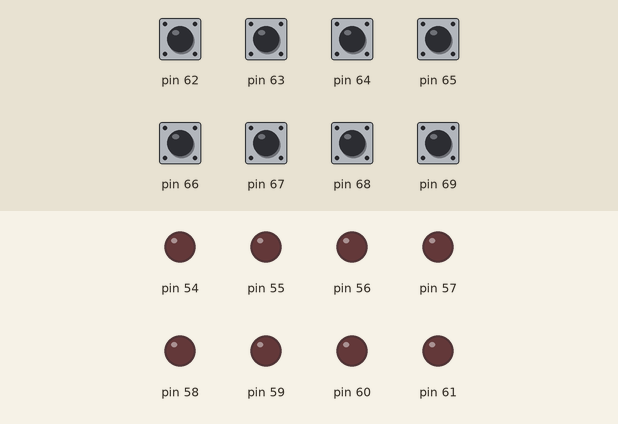
The sketch below on a simulated Arduino Mega 2560, built with avr-gcc and run on an emulated ATmega2560. Parts: output pins drawn as LEDs (lit = HIGH). Dashed ring = blinking. The inputs (shaded band) are chosen by the test bench; at power-on: pin 62–69 LOW.

Above: at 1.2 s.
1.3 s: pin 64 driven HIGH
At 3.2 s:
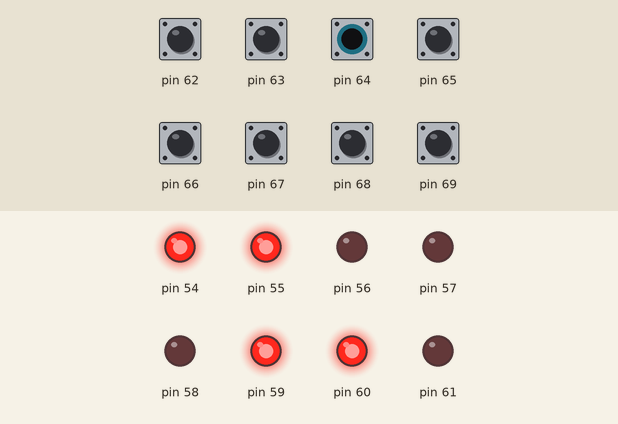
4.3 s: pin 64 driven LOW and pin 65 driven HIGH
At 5.8 s:
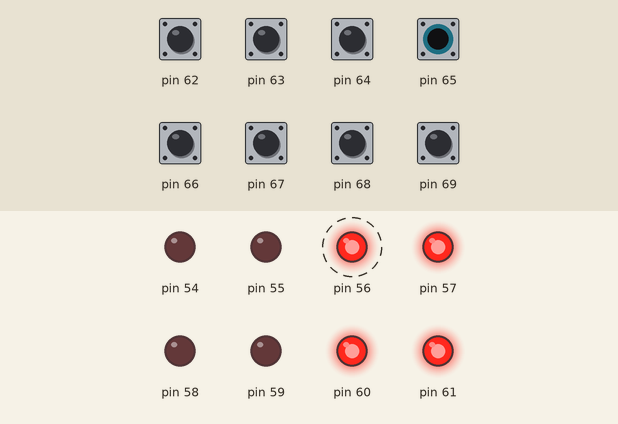
7.3 s: pin 62 driven HIGH
At 7.9 s:
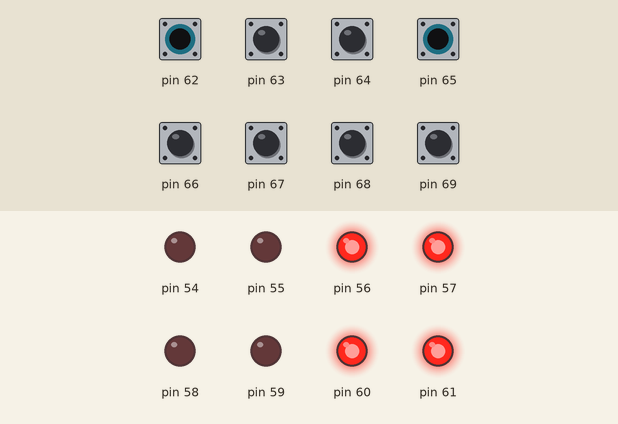
8.8 s: pin 62 driven LOW
At 9.3 s:
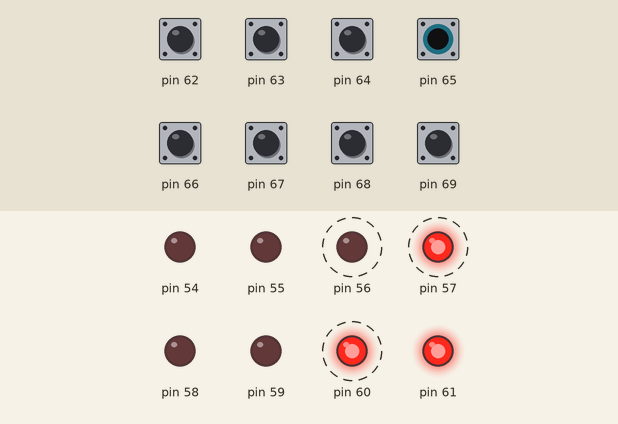
11.8 s: pin 63 driven HIGH
At 12.5 s:
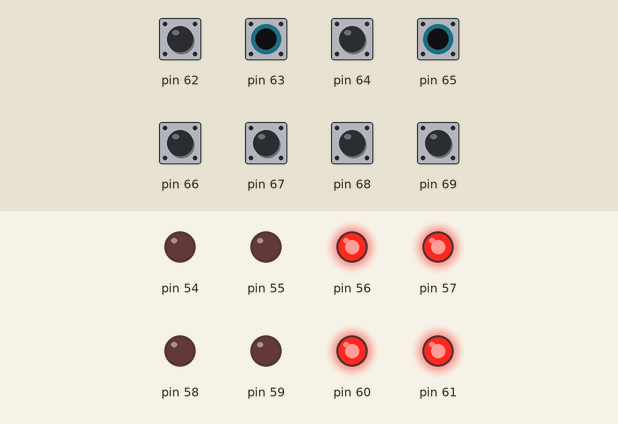
Timing chart, 0 to 14.3 s (numbered marks = the images above; inputs shaded):
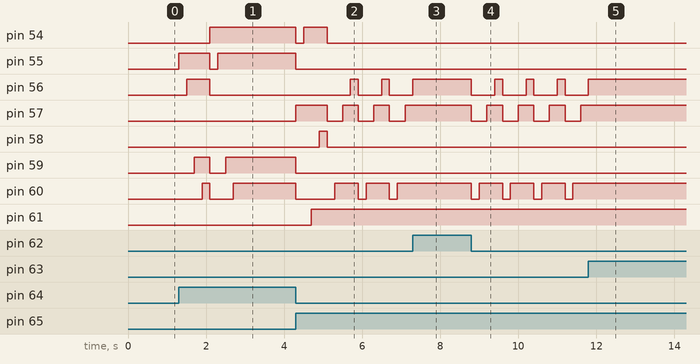

Measured:
- after the input at 1.3 s, pin 54: LOW → HIGH after 0.80 s; pin 55: LOW → HIGH at once, → LOW 0.80 s later, → HIGH 0.20 s later; pin 56: LOW → HIGH after 0.20 s, → LOW 0.60 s later; pin 59: LOW → HIGH after 0.40 s, → LOW 0.40 s later, → HIGH 0.40 s later; pin 60: LOW → HIGH after 0.60 s, → LOW 0.20 s later, → HIGH 0.60 s later
- after the input at 4.3 s, pin 54: HIGH → LOW at once, → HIGH 0.20 s later, → LOW 0.60 s later; pin 55, pin 59: HIGH → LOW at once; pin 56: alternates HIGH for 0.20 s and LOW for 0.60 s, starting after 1.4 s; pin 57: LOW → HIGH at once, then repeats every 0.80 s: LOW 0.40 s, HIGH 0.40 s; pin 58: LOW → HIGH after 0.60 s, → LOW 0.20 s later
- after the input at 7.3 s, pin 56: goes on until 7.3 s, then stays HIGH; pin 57, pin 60: stops changing and stays HIGH
- after the input at 8.8 s, pin 56: alternates HIGH for 0.20 s and LOW for 0.60 s, starting at once; pin 57: alternates HIGH for 0.40 s and LOW for 0.40 s, starting at once; pin 60: alternates HIGH for 0.60 s and LOW for 0.20 s, starting at once
- after the input at 11.8 s, pin 56: goes on until 11.8 s, then stays HIGH; pin 57, pin 60: stops changing and stays HIGH

The sketch:

sketch.ino
```cpp
/*
1. Press 2nd switch first glow
1st LED, delay, 0x02 0x04
2nd LED, delay,
5th LED,delay,
6th LED

2. Press 3rd switch first
glow 3rd LED, delay,
1st LED, delay,
7th LED,delay,
4th LED

3. Press 2nd switch glow
0th LED, delay,
1st LED, delay,
5th LED, delay,
6th LED

4. Press 7th switch first glow
0th LED, delay,
1st LED, Delay,
4th LED,delay
,7th LED

5. Press 3rd switch first glow
7th LED, delay,
6th LED, delay,
3rd LED,delay,
2nd LED

wait(99999);

*/
#include "led.h"
void setup() {
  // put your setup code here, to run once:
    init_f(0xFF);
    init_k(0x00);

}
unsigned char val=0;
unsigned char count_sw2=0;
unsigned char count_sw3=0;
unsigned char data=0;
void loop() {
  // put your main code here, to run repeatedly:
    val=read_k();
     //0110
    if( count_sw2==0 && val==0x04){
      for(int i=0;i<5;i+=4){
        data|=0x02<<i;
        write_f(data);
        wait(99999);
        data|=0x04<<i;
        write_f(data);
        wait(99999);
        }
        count_sw2++;

    }else if(count_sw3==0 && val==0x08){
      data=0;
       for(int i=0;i<5;i+=4){
        data|=0x08<<i;
        write_f(data);
        wait(99999);
        data|=0x01<<i;
        write_f(data);
        wait(99999);
        }
        count_sw3++;
    }else if(count_sw2==1 && val==0x04){
      data=0;
      for(int i=0;i<6;i+=5){
        data|=0x01<<i;
        write_f(data);
        wait(99999);
        data|=0x02<<i;
        write_f(data);
        wait(99999);
        }
        count_sw2++;
    }
    else if(val==0x80){
     data=0;
      for(int i=0;i<3;i+=2){
        data|=0x01<<(i*2);
        write_f(data);
        wait(99999);
        data|=0x02<<(i*3);
        write_f(data);
        wait(99999);
        }
    }else if(count_sw3==1 && val==0x08){
       data=0;
      for(int i=0;i<5;i+=4){
        data|=0x80>>(i);
        write_f(data);
        wait(99999);
        data|=0x40>>(i);
        write_f(data);
        wait(99999);
        }
    }

 /*
6. Press 2nd switch first glow 3rd LED, delay,
5th LED, delay, 7th LED,
delay,6th LED
7. Press 7th switch first glow 5th LED, delay,
3rd LED, delay,*/

}
```

led.h
```cpp
#define portf_r 0x30
#define portf_d 0x31
#define portk_r 0x107
#define portk_d 0x108
#define portk_i 0x106
void initf();
void initk();
void wait(long);
static volatile unsigned char* dir=NULL;
static volatile unsigned char* out_data=NULL;
static volatile unsigned char* in_data=NULL;
void init_f(unsigned char x){
  dir=portf_r;
  *dir=x;

}
void init_k(unsigned char x){
  dir=portk_r;
  *dir=x;

}
void write_f(unsigned char val){
   out_data=portf_d;
   *out_data=val;

}

unsigned char read_k(){
unsigned char* val=portk_i;
 return (*val);

}
void wait(long buf){
  volatile long t=buf;
 for(;t>=0 ;t--);
}

void blink_f(unsigned char data, unsigned char times){
      write_f(0x00);
      for(int i=0;i<times;i++)
      {
        write_f(data);
        write_f(0x00);
      }
}

void lsb_to_msb_f(){
  unsigned char a=0;
  for(int i=0;i<=8;i++){
          a|=1<<i;
          write_f(a);
         }
}
void msb_to_lsb_f(){
unsigned char a=0;
  for(int i=0;i<=8;i++){
        a|=0x80>>i;
        write_f(a);
      }

}
```
